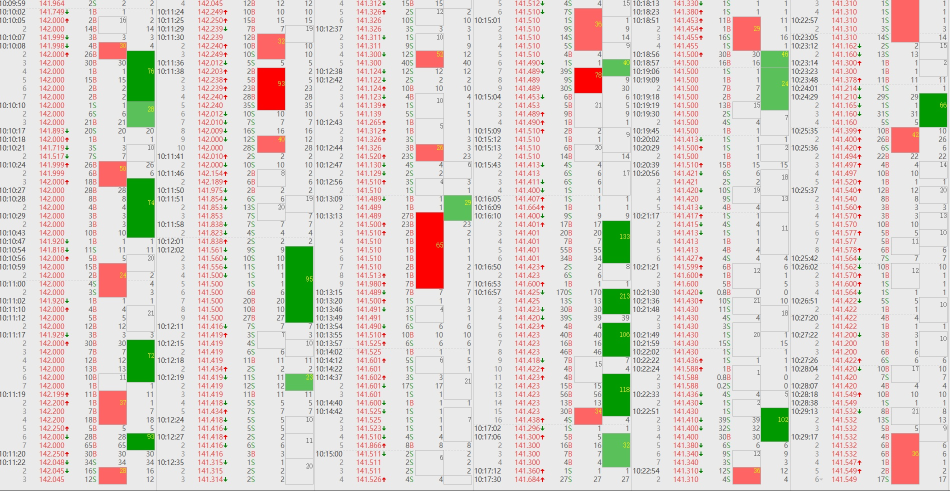
#> input picture 2.jpg, 1900 x 982 px (shown at 1/2 size)
$ jupyter execute --allow-errors test_parselevel2image.ipynb   (shell and % lines are left out)
#> lines starting #> are read from the running program, lines starting #| are printed output that depends on the picture; after the words box and inside, x2 and y2 are one past the last pixel; in counts of white or black regions, pixels touching at a corner belong together
[cell 1]
import cv2
import numpy as np
import matplotlib.pyplot as plt
import pickle
import os
data_input = open('ocr_conf.pkl','rb')
#> (reads ocr_conf.pkl from the repository)
#> (the rest of this cell did not finish here and is left out)

[cell 2]
# [13 lines left out: function ocrTimeArr, not called in this run]

[cell 3]
# [9 lines left out: function arr2int, not called in this run]

[cell 4]
# [31 lines left out: function ocrTimeCol, not called in this run]

[cell 5]
import pdb
import time
# [17 lines left out: function updateMarsk, not called in this run]

[cell 6]
# [9 lines left out: function findMatch, not called in this run]

[cell 7]
def parselevel2time(arr):
    arrg = cv2.cvtColor(arr, cv2.COLOR_BGR2GRAY)
    arrg[arrg >= pixel_threshold] = 255
    arrg[arrg < pixel_threshold] = 0
    lasttime="start"
    for i in range(round(arrg.shape[1]/col_sep)):
        ret_val, lasttime = ocrTimeCol(arrg[:, :first_time_col+i*col_sep],lasttime)
#         print(ret_val, lasttime)
        while not isinstance(ret_val, int):

            cid, errnum = findMatch(ret_val)
            if errnum > 10:
                print("not findMatch  cid {}, errnum {},ret_val {} !".format(cid, errnum,ret_val))
            if updateMarsk(cid, ret_val) > 10:
                break
            ret_val, lasttime = ocrTimeCol(arrg[:, :first_time_col+i*col_sep],lasttime)

[cell 8]
def save_pickle():
    data_output = open('ocr_conf.pkl', 'wb')
    pickle.dump((digit_arr, digt_marsk_arr, empty_arr,char_s_arr,char_b_arr), data_output)
    data_output.close()

#> (a cell that did not finish here is left out)

#> (a cell that did not finish here is left out)

[cell 11]
arr1  =cv2.imread(r"2.jpg")
#> arr1 is the input picture: shape (982, 1900, 3); mean B, G, R 209.7, 215.4, 221.2

#> (a cell that did not finish here is left out)

#> in parselevel2time, `arrg = cv2.cvtColor(arr, cv2.COLOR_BGR2GRAY)`:
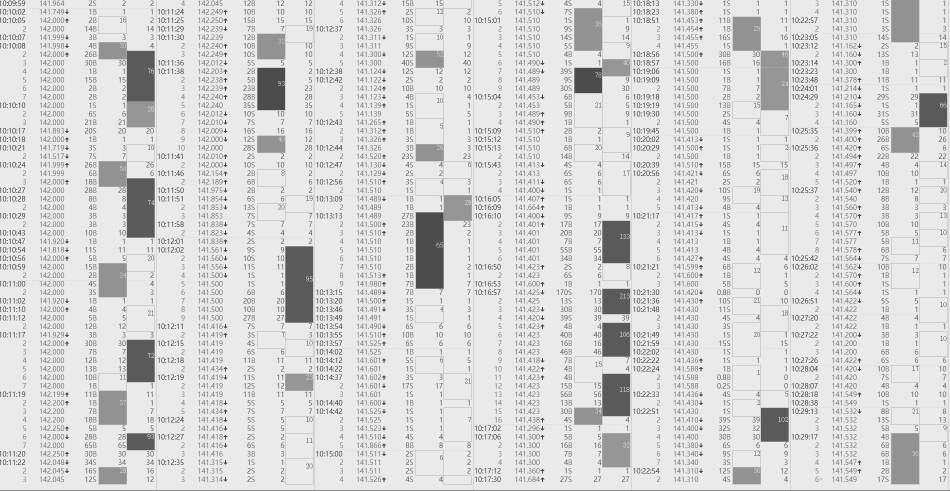
#> arrg: shape (982, 1900) (shown at 1/2 size); min 40, max 244, mean 216.5

[cell 13]
myarr=np.array([1,2])

[cell 14]
def chmyarray(myarr):
    myarr[0]+=2

[cell 15]
chmyarray(myarr.copy())

[cell 16]
arr1  =cv2.imread(r"2.jpg")

[cell 17]
dot_width=1
precision=3

[cell 18]
# [13 lines left out: function ocrPriceArr, not called in this run]

[cell 19]
# [29 lines left out: function ocrPriceCol, not called in this run]

[cell 20]
import pdb
price_pixel_threshold=210
def parselevel2price(arr):
    arrg = cv2.cvtColor(arr, cv2.COLOR_BGR2GRAY)
    arrg[arrg >= price_pixel_threshold] = 255
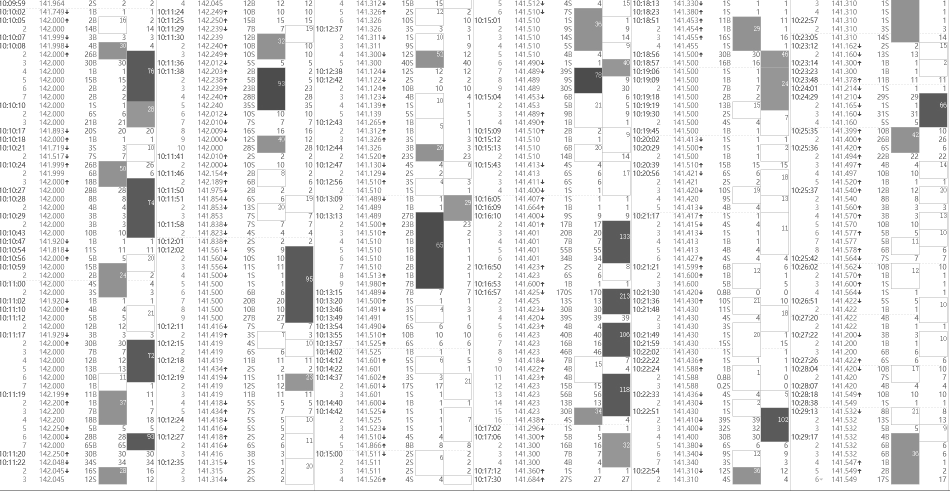
#> arrg: shape (982, 1900) (shown at 1/2 size); min 40, max 255, mean 234.3
    arrg[arrg < price_pixel_threshold] = 0
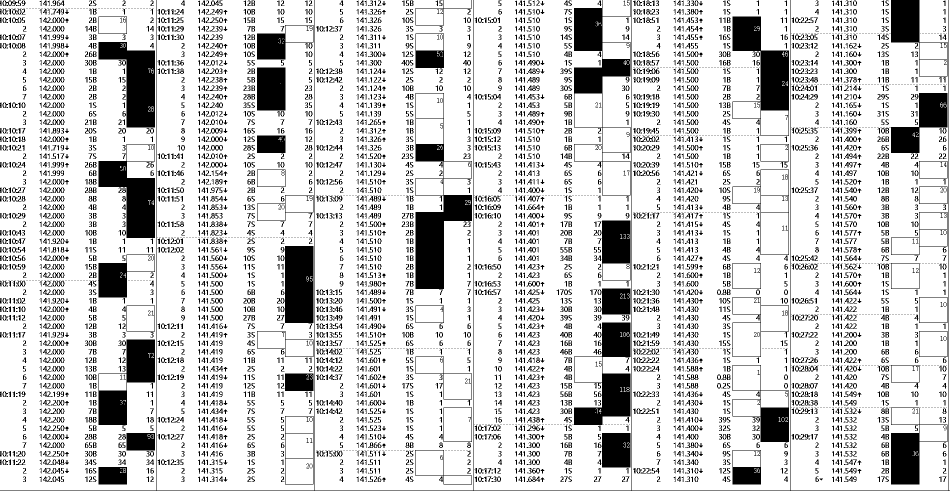
#> arrg: shape (982, 1900) (shown at 1/2 size); 82.9% white; 6670 black regions (2550 under 20 px), largest, box (x1, y1, x2, y2) and area: (830, 186, 944, 578) 14316, (1465, 33, 1578, 272) 10957, (1147, 645, 1261, 850) 10859
    lastprice="142000"
    for i in range(round(arrg.shape[1]/col_sep)):
        ret_val, lastprice = ocrPriceCol(arrg[:, :first_price_col_bound + i * col_sep], lastprice)
        time.sleep(1)
        while not isinstance(ret_val, int):

            cid, errnum = findMatch(ret_val)
            if errnum > 10:
                print("not findMatch  cid {}, errnum {},ret_val {} !".format(cid, errnum,ret_val))
            if updateMarsk(cid, ret_val) > 20:
                break
            ret_val, lastprice = ocrPriceCol(arrg[:, :first_price_col_bound + i * col_sep], lastprice)

[cell 21]
path=r"E:\pycharm\kzz\screen_shot\000002"

# arr1  =cv2.imread(os.path.join(path,"304.jpg"))
arr1  =cv2.imread(r"2.jpg")
first_price_col_bound=128

[cell 22]
precision=3
#> (the rest of this cell did not finish here and is left out)

[cell 23]
plt.figure(figsize=(10, 10))
arrg = cv2.cvtColor(arr1, cv2.COLOR_BGR2GRAY)
plt.imshow(arrg[:,:500])
plt.show()
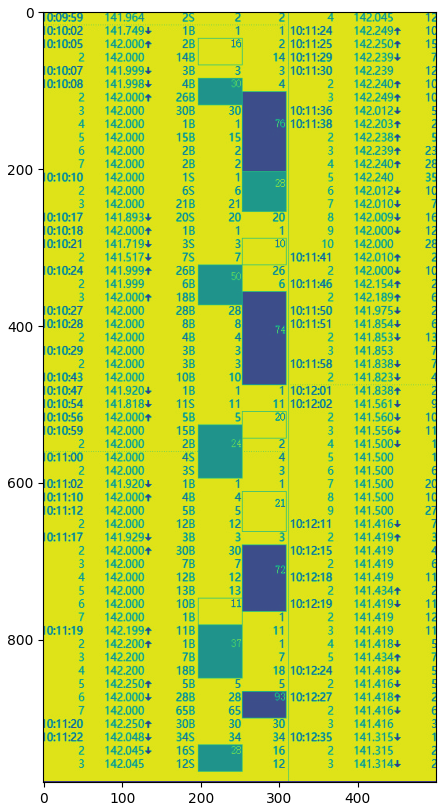
#> figure drawn by matplotlib, 1 panel

[cell 24]
first_deal_col_bond=192

[cell 25]
arrg[arrg >= price_pixel_threshold] = 255
arrg[arrg < price_pixel_threshold] = 0

[cell 26]
plt.imshow(arrg[18:29,307-6:307])
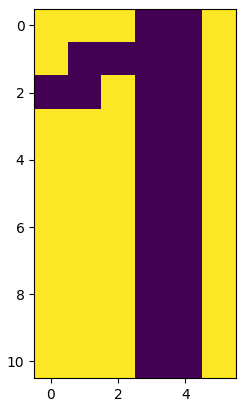
#> figure drawn by matplotlib, 1 panel

[cell 27]
char_b_arr=arrg[18:29,192-6:192].copy()
#> char_b_arr = [[0, 0, 0, 0, 0, 0], [0, 0, 255, 255, 0, 0], [0, 0, 255, 255, 255, 0], [0, 0, 255, 255, 255, 0], [0, 0, 255, 255, 0, 0], [0, 0, 0, 0, 0, 0], [0, 0, 255, 255, 255, 0], [0, 0, 255, 255, 255, 0], [0, 0, 255, 255, 255, 0], [0, 0, 255, 255, 255, 0], [0, 0, 0, 0, 0, 0]]

[cell 28]
char_s_arr=char_b_arr.copy()
#> char_s_arr has the same summary as char_b_arr
